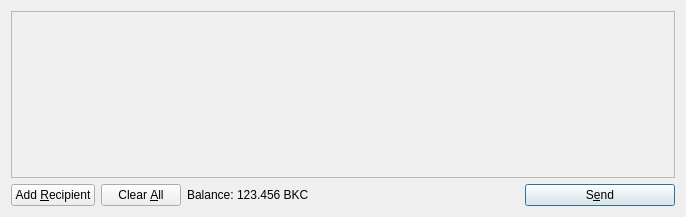
<?xml version="1.0" encoding="UTF-8"?>
<ui version="4.0">
 <class>SendCoinsDialog</class>
 <widget class="QDialog" name="SendCoinsDialog">
  <property name="geometry">
   <rect>
    <x>0</x>
    <y>0</y>
    <width>686</width>
    <height>217</height>
   </rect>
  </property>
  <property name="windowTitle">
   <string>Send Coins</string>
  </property>
  <layout class="QVBoxLayout" name="verticalLayout">
   <item>
    <widget class="QScrollArea" name="scrollArea">
     <property name="widgetResizable">
      <bool>true</bool>
     </property>
     <widget class="QWidget" name="scrollAreaWidgetContents">
      <property name="geometry">
       <rect>
        <x>0</x>
        <y>0</y>
        <width>666</width>
        <height>165</height>
       </rect>
      </property>
      <layout class="QVBoxLayout" name="verticalLayout_2">
       <property name="margin">
        <number>0</number>
       </property>
       <item>
        <layout class="QVBoxLayout" name="entries">
         <property name="spacing">
          <number>6</number>
         </property>
        </layout>
       </item>
       <item>
        <spacer name="verticalSpacer">
         <property name="orientation">
          <enum>Qt::Vertical</enum>
         </property>
         <property name="sizeHint" stdset="0">
          <size>
           <width>20</width>
           <height>40</height>
          </size>
         </property>
        </spacer>
       </item>
      </layout>
     </widget>
    </widget>
   </item>
   <item>
    <layout class="QHBoxLayout" name="horizontalLayout">
     <item>
      <widget class="QPushButton" name="addButton">
       <property name="toolTip">
        <string>Send to multiple recipients at once</string>
       </property>
       <property name="text">
        <string>Add &amp;Recipient</string>
       </property>
       <property name="icon">
        <iconset resource="../bitcoin.qrc">
         <normaloff>:/icons/add</normaloff>:/icons/add</iconset>
       </property>
       <property name="autoDefault">
        <bool>false</bool>
       </property>
      </widget>
     </item>
     <item>
      <widget class="QPushButton" name="clearButton">
       <property name="sizePolicy">
        <sizepolicy hsizetype="Minimum" vsizetype="Fixed">
         <horstretch>0</horstretch>
         <verstretch>0</verstretch>
        </sizepolicy>
       </property>
       <property name="toolTip">
        <string>Remove all transaction fields</string>
       </property>
       <property name="text">
        <string>Clear &amp;All</string>
       </property>
       <property name="icon">
        <iconset resource="../bitcoin.qrc">
         <normaloff>:/icons/remove</normaloff>:/icons/remove</iconset>
       </property>
       <property name="autoRepeatDelay">
        <number>300</number>
       </property>
       <property name="autoDefault">
        <bool>false</bool>
       </property>
      </widget>
     </item>
     <item>
      <layout class="QHBoxLayout" name="horizontalLayout_2">
       <property name="spacing">
        <number>3</number>
       </property>
       <item>
        <widget class="QLabel" name="label">
         <property name="text">
          <string>Balance:</string>
         </property>
        </widget>
       </item>
       <item>
        <widget class="QLabel" name="labelBalance">
         <property name="cursor">
          <cursorShape>IBeamCursor</cursorShape>
         </property>
         <property name="text">
          <string>123.456 BKC</string>
         </property>
         <property name="textInteractionFlags">
          <set>Qt::LinksAccessibleByMouse|Qt::TextSelectableByKeyboard|Qt::TextSelectableByMouse</set>
         </property>
        </widget>
       </item>
      </layout>
     </item>
     <item>
      <spacer name="horizontalSpacer">
       <property name="orientation">
        <enum>Qt::Horizontal</enum>
       </property>
       <property name="sizeHint" stdset="0">
        <size>
         <width>40</width>
         <height>20</height>
        </size>
       </property>
      </spacer>
     </item>
     <item>
      <widget class="QPushButton" name="sendButton">
       <property name="minimumSize">
        <size>
         <width>150</width>
         <height>0</height>
        </size>
       </property>
       <property name="toolTip">
        <string>Confirm the send action</string>
       </property>
       <property name="text">
        <string>S&amp;end</string>
       </property>
       <property name="icon">
        <iconset resource="../bitcoin.qrc">
         <normaloff>:/icons/send</normaloff>:/icons/send</iconset>
       </property>
       <property name="default">
        <bool>true</bool>
       </property>
      </widget>
     </item>
    </layout>
   </item>
  </layout>
 </widget>
 <resources>
  <include location="../bitcoin.qrc"/>
 </resources>
 <connections/>
</ui>
